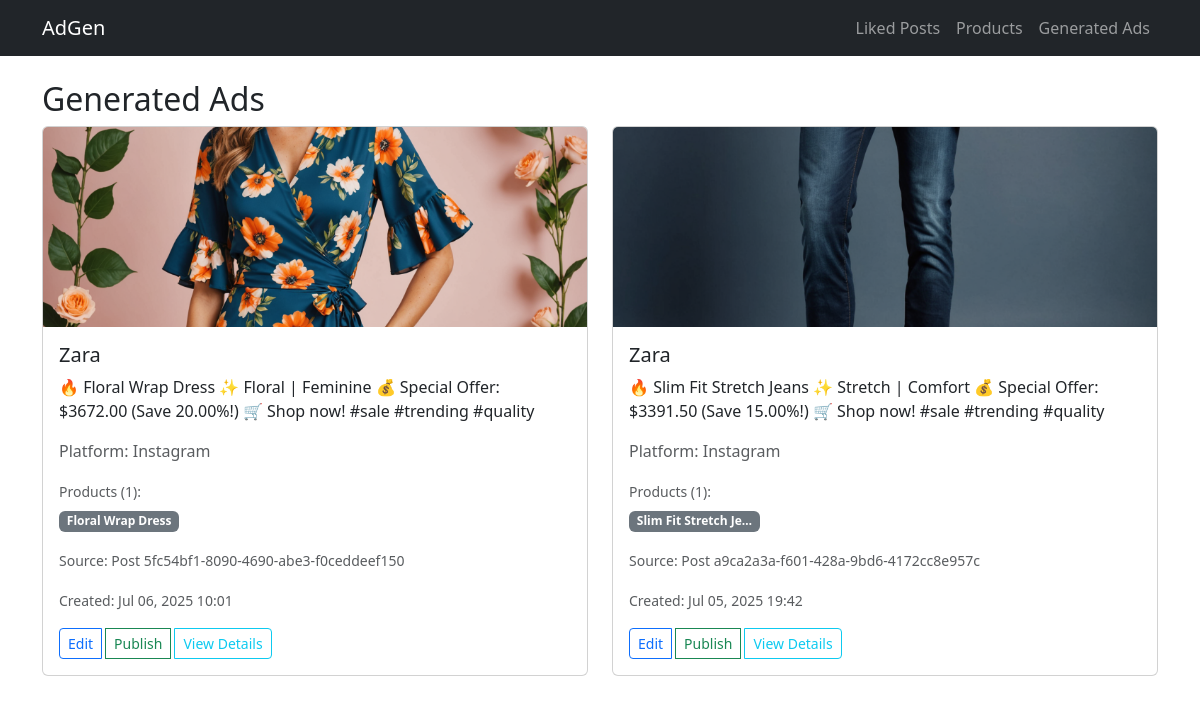
Page /generated-ads/ on the committed database.
### dashboard/models.py (models this page shows, shortened)
class GeneratedAd(models.Model):
    PLATFORM_CHOICES = [
        ('instagram', 'Instagram'),
        ('facebook', 'Facebook'),
        ('twitter', 'Twitter'),
        ('linkedin', 'LinkedIn'),
        ('pinterest', 'Pinterest'),
    ]
    id = models.UUIDField(primary_key=True, default=uuid.uuid4, editable=False)
    campaign = models.ForeignKey(BrandCampaign, on_delete=models.CASCADE)
    source_post = models.ForeignKey(LikedPost, on_delete=models.SET_NULL, null=True, blank=True)
    products = models.ManyToManyField(BrandProduct)
    ad_copy = models.TextField()
    image = models.ImageField(upload_to='generated_ads/', null=True, blank=True)  # Made optional
    platform = models.CharField(max_length=20, choices=PLATFORM_CHOICES, default='instagram')
    ai_parameters = models.JSONField(default=dict)  # Stores SD prompts/settings
    created_at = models.DateTimeField(auto_now_add=True)
    updated_at = models.DateTimeField(auto_now=True)
    class Meta:
        ordering = ['-created_at']

class BrandCampaign(models.Model):
    name = models.CharField(max_length=200)
    brand_voice = models.TextField()
    color_scheme = models.JSONField(default=dict)
    font = models.FileField(upload_to='campaign_fonts/', null=True, blank=True)
    logo = models.ImageField(upload_to='campaign_logos/', null=True, blank=True)  # Made optional
    created_at = models.DateTimeField(auto_now_add=True)

class BrandProduct(models.Model):
    name = models.CharField(max_length=200)
    category = models.CharField(default='General', max_length=100)
    sub_category = models.CharField(default='Uncategorized', max_length=100)
    description = models.TextField()
    selling_price = models.DecimalField(default=0.00, max_digits=10, decimal_places=2)
    discount_percentage = models.DecimalField(max_digits=5, decimal_places=2, default=0.00)
    features = models.JSONField(default=list)
    image_link = models.URLField(
        default='https://th.bing.com/th?id=OPAC.AdlaqX2S9AaY%2bw474C474&w=592&h=550&o=5&dpr=1.3&pid=21.1',
        max_length=1000
    )
    created_at = models.DateTimeField(auto_now_add=True)

class LikedPost(models.Model):
    id = models.UUIDField(primary_key=True, default=uuid.uuid4, editable=False)
    user_id = models.CharField(default='john', max_length=255)  # Stores social media user ID
    email = models.EmailField(blank=True, null=True)  # Make optional
    image_url = models.URLField(max_length=1000)
    description = models.TextField()
    labels = models.JSONField(default=list)
    created_at = models.DateTimeField(auto_now_add=True)
    class Meta:
        ordering = ['-created_at']  # For consistent pagination

### dashboard/views.py (the view)
# urls.py: path('generated-ads/', GeneratedAdListView.as_view(), name='generated_ads'),
class GeneratedAdListView(ListView):
    model = GeneratedAd
    template_name = 'dashboard/generated_ads.html'
    context_object_name = 'generated_ads'
    ordering = ['-created_at']
    paginate_by = 10
    def get_context_data(self, **kwargs):
        context = super().get_context_data(**kwargs)
        processed_ads = []
        for ad in context['generated_ads']:
            image_exists = False
            image_url = None
            if ad.image:
                try:
                    if ad.image.storage.exists(ad.image.name):
                        image_url = ad.image.url
                        image_exists = True
                except Exception as e:
                    logger.error(f"Error checking image for ad {ad.id}: {e}")
            processed_ads.append({
                'ad': ad,
                'image_exists': image_exists,
                'image_url': image_url,
                'products_list': list(ad.products.all()),
                'products_count': ad.products.count(),
            })
        context['processed_ads'] = processed_ads
        return context

### templates/dashboard/generated_ads.html (shortened to what this page needs)
{% extends "dashboard/base.html" %}
{% block content %}
<h2>Generated Ads</h2>
<div class="row">
    {% for ad in generated_ads %}
    <div class="col-md-6 mb-4">
        <div class="card">
            {% if ad.image %}
                {% if ad.image.url %}
                    <img src="{{ ad.image.url }}" class="card-img-top" alt="Generated Ad" style="height: 200px; object-fit: cover;">
                {% endif %}
            {% endif %}
            <div class="card-body">
                <h5 class="card-title">{{ ad.campaign.name }}</h5>
                <p class="card-text">{{ ad.ad_copy|truncatechars:150 }}</p>
                <p class="text-muted">Platform: {{ ad.get_platform_display }}</p>
                {% if ad.products.count > 0 %}
                    <div class="mb-3">
                        <small class="text-muted">Products ({{ ad.products.count }}):</small>
                        <div class="mt-1">
                            {% for product in ad.products.all|slice:":3" %}
                                <span class="badge bg-secondary me-1">{{ product.name|truncatechars:20 }}</span>
                            {% endfor %}
                        </div>
                    </div>
                {% endif %}
                {% if ad.source_post %}
                    <div class="mb-3">
                        <small class="text-muted">Source: Post {{ ad.source_post.id }}</small>
                    </div>
                {% endif %}
                <div class="mb-3">
                    <small class="text-muted">Created: {{ ad.created_at|date:"M d, Y H:i" }}</small>
                </div>
                <div class="btn-group">
                    <a href="#" class="btn btn-sm btn-outline-primary">Edit</a>
                    <a href="#" class="btn btn-sm btn-outline-success">Publish</a>
                    <a href="{% url 'ad_detail' ad.id %}" class="btn btn-sm btn-outline-info">View Details</a>
                </div>
            </div>
        </div>
    </div>
    {% endfor %}
</div>
{% endblock %}

### templates/dashboard/base.html (shortened to what this page needs)
<!DOCTYPE html>
<html>
<head>
    <link href="https://cdn.jsdelivr.net/npm/bootstrap@5.3.0/dist/css/bootstrap.min.css" rel="stylesheet">
</head>
<body>
    <nav class="navbar navbar-expand-lg navbar-dark bg-dark">
        <div class="container">
            <a class="navbar-brand" href="{% url 'dashboard_home' %}">AdGen</a>
            <div class="navbar-nav">
                <a class="nav-link" href="{% url 'liked_posts' %}">Liked Posts</a>
                <a class="nav-link" href="{% url 'products' %}">Products</a>
                <a class="nav-link" href="{% url 'generated_ads' %}">Generated Ads</a>
            </div>
        </div>
    </nav>
    <div class="container mt-4">
        {% block content %}{% endblock %}
    </div>
</body>
</html>

### templates/dashboard/generated_ads.html (style rules this page uses)
.card-img-top { transition: transform 0.3s ease; }
.badge { font-size: 0.75em; }
.btn-group .btn { margin-right: 0.25rem; }

### rows in the picture
GeneratedAd: image (picture), campaign.name "Zara", ad_copy "🔥 Floral Wrap Dress ✨ Floral | Feminine 💰 Special Offer: $3672.00 (Save 20.00%!) 🛒 Shop now! #sale #trending #quality", platform "Instagram", products.count "1", source_post.id "5fc54bf1-8090-4690-abe3-f0ceddeef150", created_at "Jul 06, 2025 10:01"
BrandProduct: name "Floral Wrap Dress"
GeneratedAd: image (picture), campaign.name "Zara", ad_copy "🔥 Slim Fit Stretch Jeans ✨ Stretch | Comfort 💰 Special Offer: $3391.50 (Save 15.00%!) 🛒 Shop now! #sale #trending #quality", platform "Instagram", products.count "1", source_post.id "a9ca2a3a-f601-428a-9bd6-4172cc8e957c", created_at "Jul 05, 2025 19:42"
BrandProduct: name "Slim Fit Stretch Je…"
